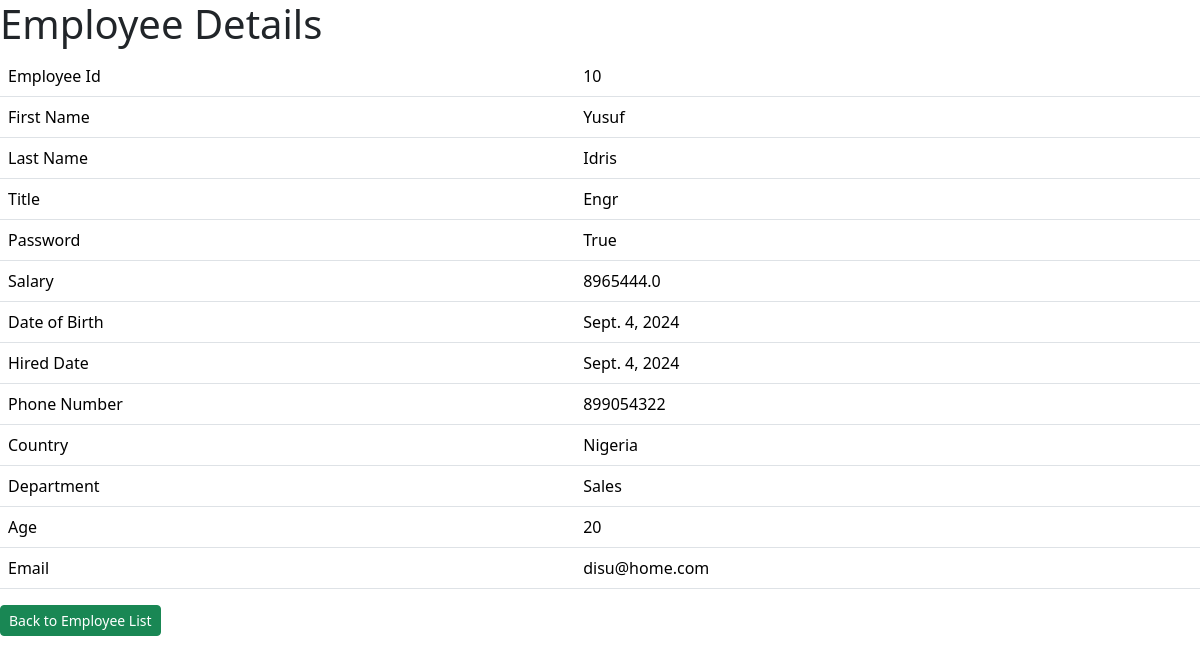
The page /employeedetails/10 on the database its author committed.
### emp/models.py (models this page shows, shortened)
class Employee(models.Model):
    firstName = models.CharField(max_length=60, blank=True)
    lastName = models.CharField(max_length=60)
    titleName = models.CharField(max_length=60)
    hasPassport = models.BooleanField()
    salary = models.FloatField()
    birthDate = models.DateField()
    hireDate = models.DateField()
    age = models.IntegerField(default=None)
    country = models.CharField(max_length=60, default='')
    dept = models.CharField(max_length=60, default='')
    email = models.EmailField(max_length=100, default=None)
    phoneNumber = models.CharField(max_length=20, default=None)

### emp/views.py (the view)
# urls.py: path('employeedetails/<int:id>', views.employeedetails, name='employeedetails'),
def employeedetails(request, id):
    employee = Employee.objects.get(id=id)
    dict = {'employee': employee}
    return render(request, 'emp/employeedetails.html', context=dict)

### templates/emp/employeedetails.html (shortened to what this page needs)
<!DOCTYPE html>
<html lang="en">
<head>
    <link href="https://cdn.jsdelivr.net/npm/bootstrap@5.3.3/dist/css/bootstrap.min.css" rel="stylesheet">
</head>
<body>
    <h1>Employee Details</h1>
    <table class="table">
        <tr>
            <td>Employee Id</td>
            <td>{{employee.id}}</td>
        </tr>
        <tr>
            <td>First Name</td>
            <td>{{employee.firstName}}</td>
        </tr>
        <tr>
            <td>Last Name</td>
            <td>{{employee.lastName}}</td>
        </tr>
        <tr>
            <td>Title</td>
            <td>{{employee.titleName}}</td>
        </tr>
        <tr>
            <td>Password</td>
            <td>{{employee.hasPassport}}</td>
        </tr>
        <tr>
            <td>Salary</td>
            <td>{{employee.salary}}</td>
        </tr>
        <tr>
            <td>Date of Birth</td>
            <td>{{employee.birthDate}}</td>
        </tr>
        <tr>
            <td>Hired Date</td>
            <td>{{employee.hireDate}}</td>
        </tr>
        <tr>
            <td>Phone Number</td>
            <td>{{employee.phoneNumber}}</td>
        </tr>
        <tr>
            <td>Country</td>
            <td>{{employee.country}}</td>
        </tr>
        <tr>
            <td>Department</td>
            <td>{{employee.dept}}</td>
        </tr>
        <tr>
            <td>Age</td>
            <td>{{employee.age}}</td>
        </tr>
        <tr>
            <td>Email</td>
            <td>{{employee.email}}</td>
        </tr>
    </table>
    <div>
        <a class="btn btn-success btn-sm" href="{% url 'allemployees' %}">Back to Employee List</a>
    </div>
</body>
</html>

### rows shown on the page
Employee: id "10", firstName "Yusuf", lastName "Idris", titleName "Engr", hasPassport "True", salary "8965444.0", birthDate "Sept. 4, 2024", hireDate "Sept. 4, 2024", phoneNumber "899054322", country "Nigeria", dept "Sales", age "20", email "disu@home.com"
